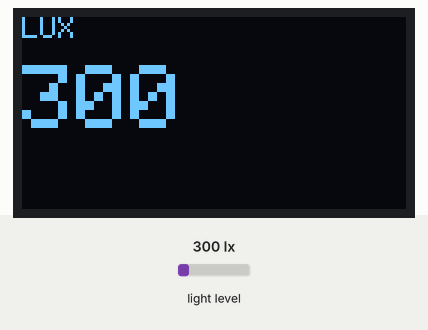
The program below on a simulated ESP32-C3. Shown: 128×64 one-colour display. The test bench sets the inputs (shaded band); at power-on: light level 300 lx.

Above: at 1.4 s.
1.5 s: light level set to 40 lx
At 2.7 s:
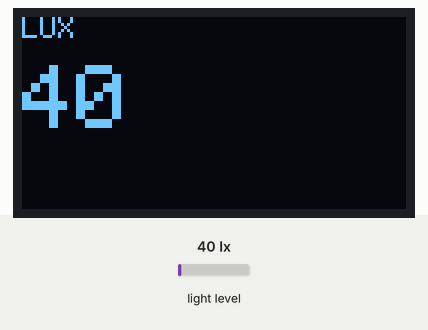
3.0 s: light level set to 500 lx
At 4.0 s:
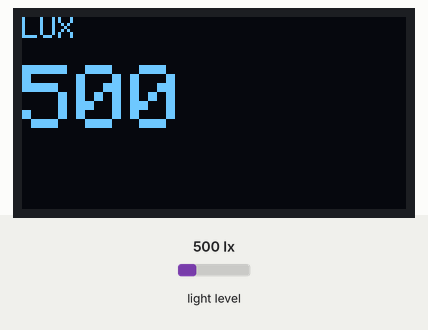
4.6 s: light level set to 1000 lx
At 5.1 s:
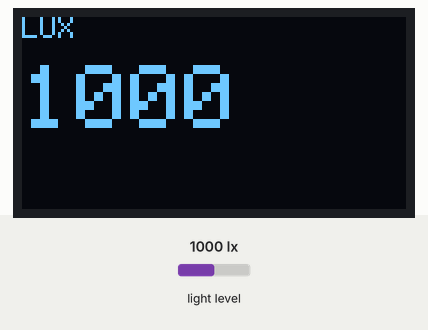
Timing chart, 0 to 7.6 s (numbered marks = the images above; inputs shaded):
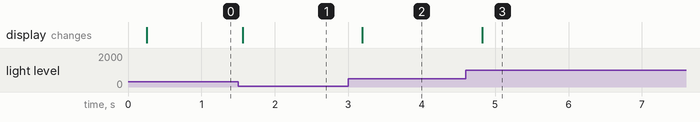

Measured:
- after the input at 1.5 s, the display: changes after 0.06 s (image 1)
- after the input at 3.0 s, the display: changes after 0.19 s (image 2)
- after the input at 4.6 s, the display: changes after 0.22 s (image 3)

The program:

main.cpp
```cpp
#include <Arduino.h>
#include <Wire.h>
#include <Adafruit_SSD1306.h>
#include <Adafruit_VEML7700.h>

#ifndef SDA_PIN
#define SDA_PIN 8
#endif

#ifndef SCL_PIN
#define SCL_PIN 9
#endif

Adafruit_SSD1306 display(128, 64, &Wire, -1);
Adafruit_VEML7700 veml;

void setup() {
    Serial.begin(115200);
    delay(200);

    // I2C init
    Wire.begin(SDA_PIN, SCL_PIN);

    // OLED init
    if (!display.begin(SSD1306_SWITCHCAPVCC, OLED_ADDR)) {
        Serial.println("Unable to initialize SSD1306");
        while (1) delay(100);
    }
    display.clearDisplay();
    display.setTextSize(1);
    display.setTextColor(SSD1306_WHITE);

    // VEML7700 init
    if (!veml.begin()) {
        Serial.println("VEML7700 not found");
        while (1) delay(100);
    }

    // Optional tuning
    veml.setGain(VEML7700_GAIN_1);
    veml.setIntegrationTime(VEML7700_IT_100MS);
}

void loop() {
    float luxRaw = veml.readLux();
    int lux = (int)luxRaw;   // integer value

    display.clearDisplay();

    // Top label: "LUX" (small)
    display.setTextSize(1);
    display.setTextColor(SSD1306_WHITE);
    display.setCursor(0, 0);
    display.println("LUX");

    // Big integer value (size 3)
    display.setTextSize(3);
    display.setCursor(0, 16);   // move down a bit from the top
    display.println(lux);

    display.display();
    delay(300);
}
```
